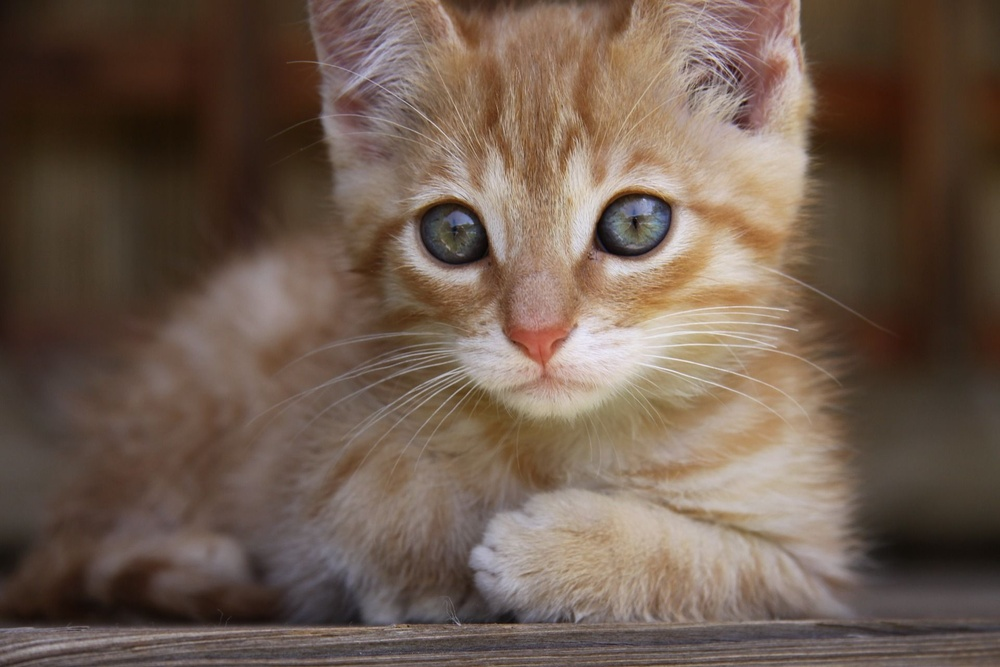
#> input picture cat.jpg, 1000 x 667 px, shrunk from 1920 x 1280 before the run
$ jupyter execute --allow-errors svd_attempt.ipynb
#> lines starting #> are read from the running program, lines starting #| are printed output that depends on the picture
[cell 1]
import numpy as np
import matplotlib.pyplot as plt
from skimage import data
import requests
import cv2

[cell 2]
img=cv2.imread('cat.jpg')
#> img is the input picture: shape (667, 1000, 3); mean B, G, R 78.5, 91.5, 110.4

#> (a cell that did not finish here is left out)

#> (a cell that did not finish here is left out)

#> (a cell that did not finish here is left out)

#> (a cell that did not finish here is left out)

[cell 7]
from skimage import img_as_ubyte,img_as_float
from skimage.color import rgb2gray

[cell 8]
cat_image = rgb2gray(img_as_float(img))
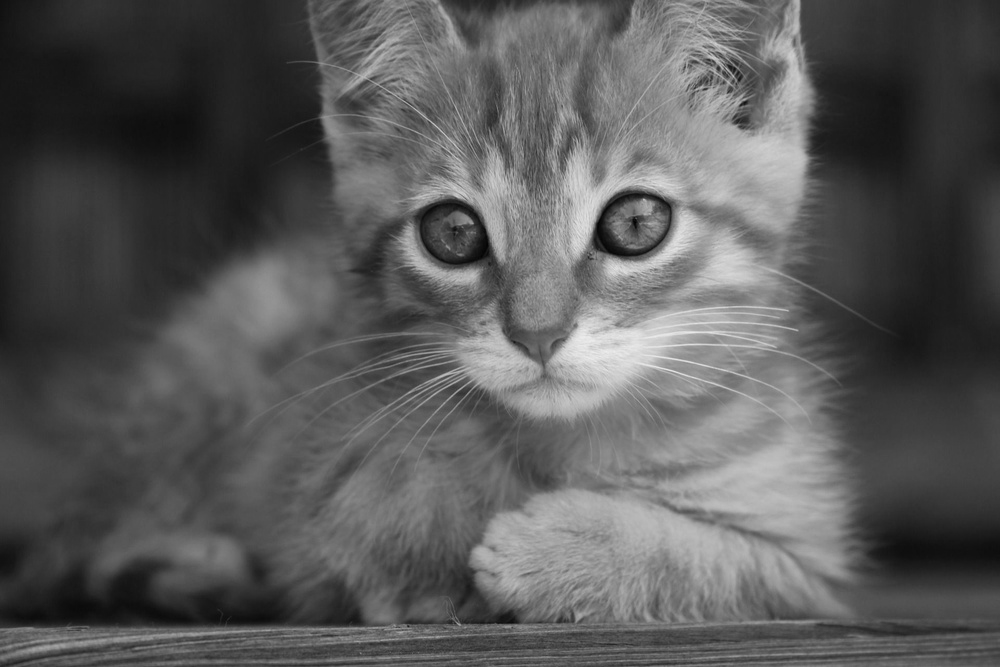
#> cat_image: shape (667, 1000) float64; min 0.00562, max 0.936, mean 0.353

[cell 9]
plt.imshow(cat_image, cmap='gray')

[cell 10]
from numpy.linalg import svd

[cell 11]
original_shape = cat_image.shape
#> original_shape = (667, 1000)
print(original_shape)
#| (667, 1000)

[cell 12]
def compress_svd(image,k):
#> called with k = 100
    U,s,V = svd(image,full_matrices=False)
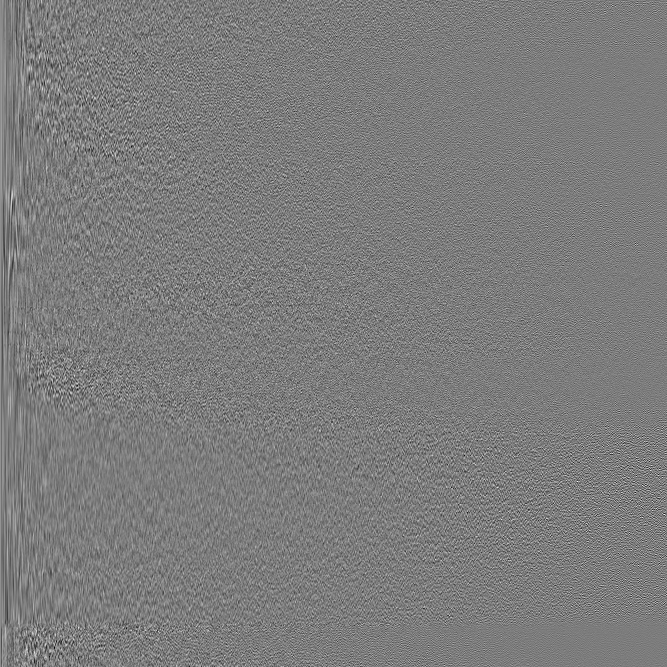
#> U: shape (667, 667) float64; min -0.248, max 0.259, mean 5.97e-05; drawn with min black and max white
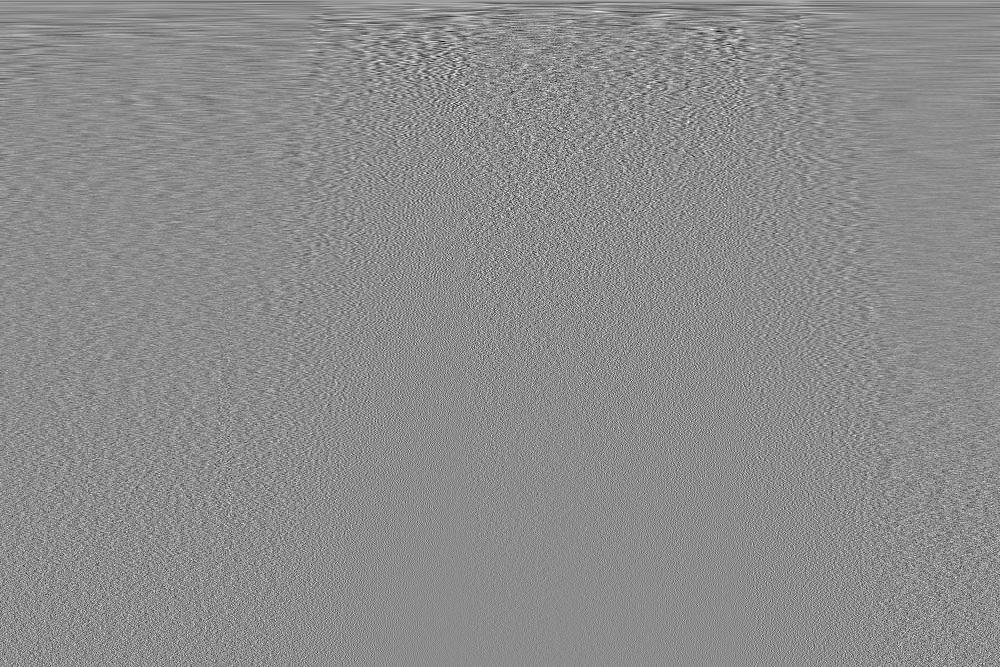
#> V: shape (667, 1000) float64; min -0.232, max 0.189, mean 4.7e-05; drawn with min black and max white
#> s = 667 values, max 313.3 at index 0, min 0.0131 at index 666, mean 1.5
    reconst_matrix = np.dot(U[:,:k],np.dot(np.diag(s[:k]),V[:k,:]))

    return reconst_matrix,s

[cell 13]
k=100
reconst_img,s = compress_svd(cat_image,k)
fig,axes = plt.subplots(1,2,figsize=(8,5))
axes[0].plot(s)
compression_ratio =100.0* (k*(original_shape[0] + original_shape[1])+k)/(original_shape[0]*original_shape[1])
#> compression_ratio = 25.01

axes[1].set_title("compression ratio={:.2f}".format(compression_ratio)+"%")
axes[1].imshow(reconst_img,cmap='gray')
axes[1].axis('off')
fig.tight_layout()
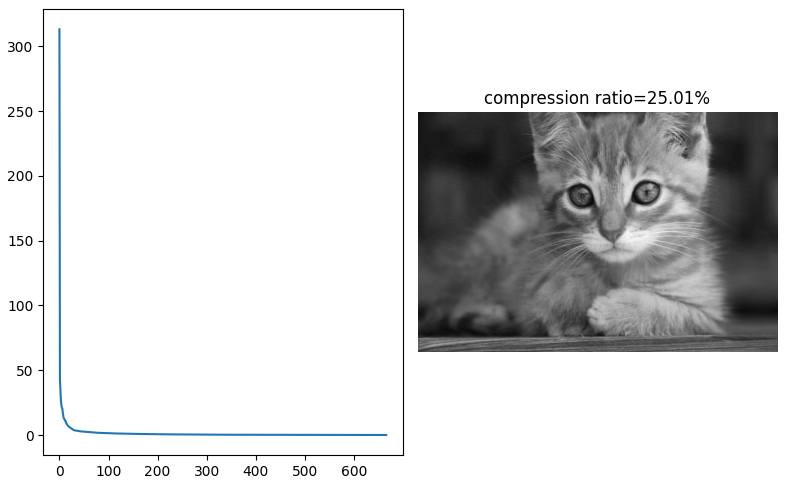
#> figure drawn by matplotlib, 2 panels; panel 1: curve peaks at x = 0, y = 313.3
